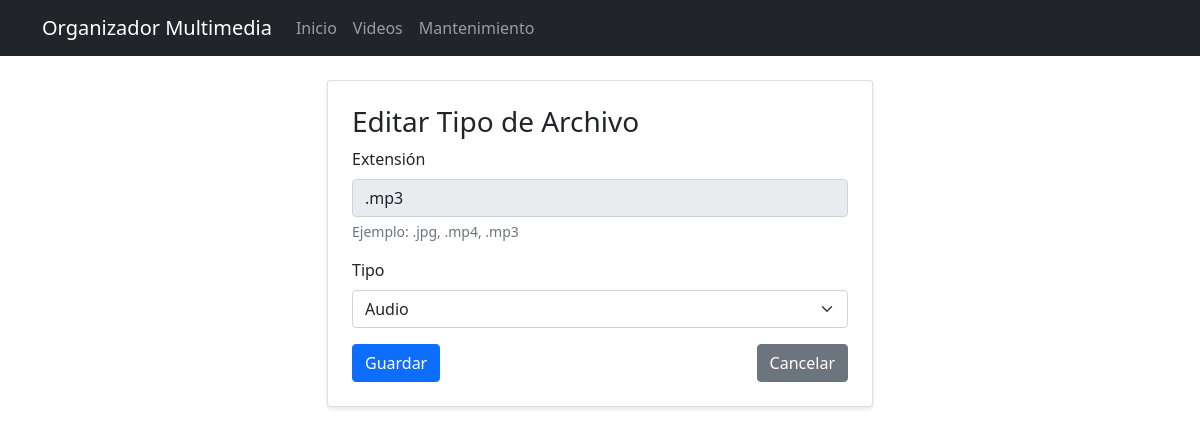
Page /maintenance/file-types/19/edit on the earlier database version.
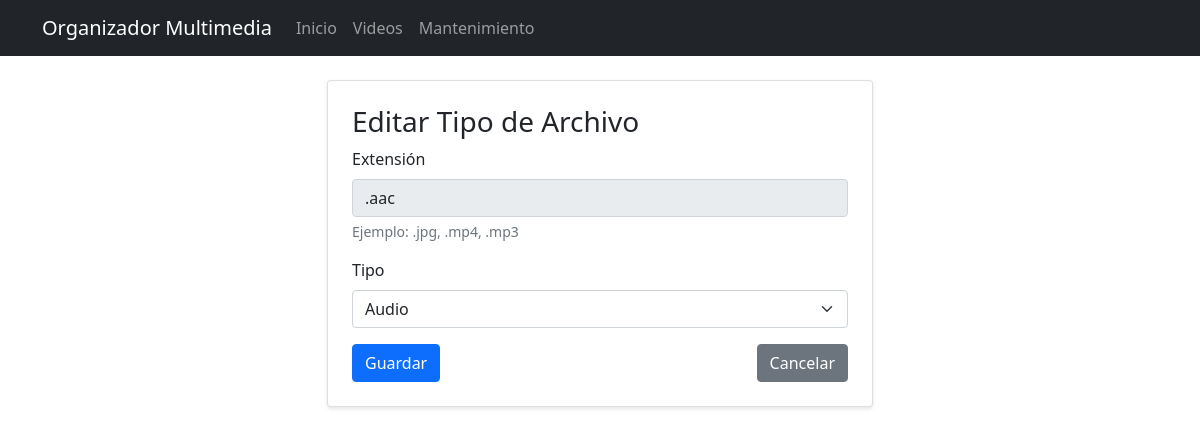
Same page on the later database version.
### app/models/database.py (models this page shows, shortened)
class FileType(db.Model):
    id = db.Column(db.Integer, primary_key=True)
    extension = db.Column(db.String(10), unique=True, nullable=False)
    type = db.Column(db.String(10), nullable=False)

### app/routes/maintenance.py (the view)
@bp.route('/file-types/<int:id>/edit', methods=['GET', 'POST'])
def edit_file_type(id):
    file_type = FileType.query.get_or_404(id)
    if request.method == 'POST':
        file_type.type = request.form.get('type')
        db.session.commit()
        flash('Tipo de archivo actualizado correctamente.', 'success')
        return redirect(url_for('maintenance.file_types'))
    return render_template('maintenance/file_type_form.html', file_type=file_type)

### app/templates/maintenance/file_type_form.html (shortened to what this page needs)
{% extends "base.html" %}
{% block content %}
<div class="row">
    <div class="col-md-6 offset-md-3">
        <div class="card">
            <div class="card-body">
                <h3 class="card-title">
                    {% if file_type %}Editar{% else %}Añadir{% endif %} Tipo de Archivo
                </h3>
                <form method="POST">
                    <div class="mb-3">
                        <label for="extension" class="form-label">Extensión</label>
                        <input type="text"
                               class="form-control"
                               id="extension"
                               name="extension"
                               value="{{ file_type.extension if file_type else '' }}"
                               {% if file_type %}readonly{% endif %}
                               required>
                        <div class="form-text">Ejemplo: .jpg, .mp4, .mp3</div>
                    </div>
                    <div class="mb-3">
                        <label for="type" class="form-label">Tipo</label>
                        <select class="form-select" id="type" name="type" required>
                            <option value="audio"
                                {% if file_type and file_type.type == 'audio' %}selected{% endif %}>
                                Audio
                            </option>
                        </select>
                    </div>
                    <div class="d-flex justify-content-between">
                        <button type="submit" class="btn btn-primary">Guardar</button>
                        <a href="{{ url_for('maintenance.file_types') }}" class="btn btn-secondary">
                            Cancelar
                        </a>
                    </div>
                </form>
            </div>
        </div>
    </div>
</div>
{% endblock %}

Differences in the rows shown:
changed FileType "Audio": extension ".mp3" → ".aac"
